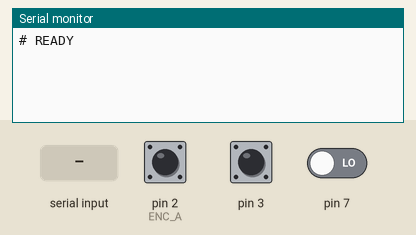
The sketch below on a simulated Arduino Uno, built with avr-gcc and run on an emulated ATmega328P. Parts: the last lines printed to the serial monitor. The test bench sets the inputs (shaded band); at power-on: pin 2 (ENC_A) HIGH, pin 3 HIGH, pin 7 LOW.

Above: at 1.3 s.
1.4 s: "s" received over Serial
At 2.6 s:
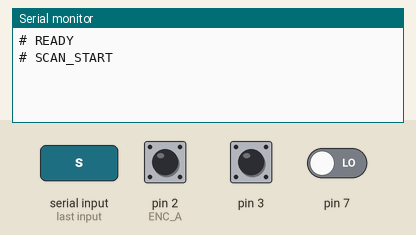
2.9 s: "h" received over Serial
At 3.8 s:
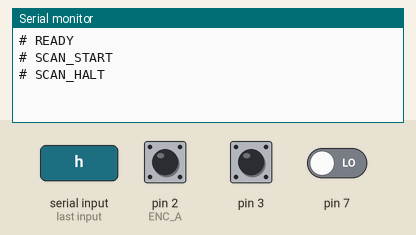
4.4 s: "z" received over Serial
At 5.0 s:
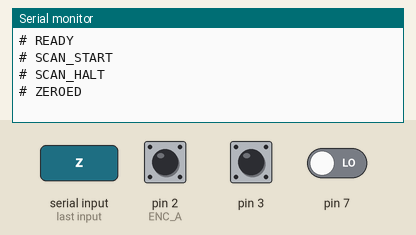
5.9 s: "p" received over Serial
At 7.3 s:
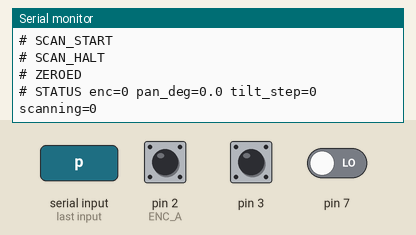

Measured:
- after the input at 1.4 s, the serial monitor: prints a new line at once (image 1)
- after the input at 2.9 s, the serial monitor: prints a new line at once (image 2)
- after the input at 4.4 s, the serial monitor: prints a new line at once (image 3)
- after the input at 5.9 s, the serial monitor: prints a new line at once (image 4)

The sketch:

HelicalScanner.ino
```cpp
#include <SoftwareSerial.h>
#include <AccelStepper.h>
#include <math.h>

//핀 배치
#define ENC_A     2     // INT0  (엔코더 A)
#define ENC_B     3     // INT1  (엔코더 B)
#define DC_IN3    4     // L298N IN3
#define DC_IN4    5     // L298N IN4
#define DC_ENB    6     // L298N ENB (PWM, Timer0)

#define TFMINI_RX 9     // Arduino RX  <- TFmini TX
#define TFMINI_TX 8     // Arduino TX  -> TFmini RX
SoftwareSerial tfSerial(TFMINI_RX, TFMINI_TX);

#define STP_IN1   10
#define STP_IN2   11
#define STP_IN3   12
#define STP_IN4   13
AccelStepper tiltStepper(AccelStepper::HALF4WIRE, STP_IN1, STP_IN3, STP_IN2, STP_IN4);

//턴테이블
const float COUNTS_PER_TABLE_REV = 1320.0f;   // 턴테이블 엔코더 한바퀴(정확히 측정해야하나 실험적으로 찾음)
const float TABLE_RPS            = 0.50f;      // 목표 회전수 [rev/s]  (안정 우선값)
const float TARGET_CPS           = COUNTS_PER_TABLE_REV * TABLE_RPS;  // 목표 속도 [counts/s]
const float DEG_PER_COUNT        = 360.0f / COUNTS_PER_TABLE_REV;

float Kp = 0.045f, Ki = 0.180f, Kd = 0.000f;
const int   PWM_MAX        = 180;
const int   PWM_MIN_KICK   = 45;               // deadband 보상: 최소 구동 PWM
const float INTEGRAL_MAX   = 4000.0f;
const int   MOTOR_DIRECTION   = 1;             // 반대로 돌면 -1
const int   ENCODER_DIRECTION = 1;             // 회전은 정방향인데 pan 이 감소하면 -1

const long  TILT_MIN_STEPS      = 0;
const long  TILT_MAX_STEPS      = 512;                  // 45° (half-step, 4096 step/rev)
const float TILT_DEG_PER_STEP   = 45.0f / (float)TILT_MAX_STEPS;
const int   TILT_DIRECTION      = 1;                    // 위/아래 반대면 -1
const float TILT_CYCLES_PER_REV = 20.0f / 23.0f;        // pan 1회전당 tilt 사이클 수 (= 위상비)
const float TILT_MAX_SPEED_SPS  = 700.0f;
const float TILT_ACCEL_SPS2     = 2500.0f;

//엔코더
static const int8_t PRECALC[16] = {  0, -1,  1,  0, 1,  0,  0, -1, -1,  0,  0,  1, 0,  1, -1,  0 };
volatile long    encoder_count = 0;
volatile uint8_t encState = 0;
static inline void encoder_interrupts() {
  uint8_t p = PIND;
  uint8_t s = (((p >> ENC_A) & 1) << 1) | ((p >> ENC_B) & 1);    // (A<<1)|B
  encoder_count += PRECALC[(encState << 2) | s];
  encState  = s;
}
ISR(INT0_vect) { encoder_interrupts(); }   // D2(A)
ISR(INT1_vect) { encoder_interrupts(); }   // D3(B)

long read_encoder_count() {
  noInterrupts();
  long c = encoder_count;
  interrupts();
  return c * ENCODER_DIRECTION;
}

//TFmini 설정
const long TF_STRENGTH_MIN = 100;    // 신뢰 가능한 최소 strength (매뉴얼 기준)
const long TF_DIST_MIN_CM  = 10;     // blind zone 하한
const long TF_DIST_MAX_CM  = 1200;   // 유효 거리 상한 (과도값/에러코드 컷)

long tfDistanceCm = 0;               // cm, 부호없이 파싱 (0..65535)
long tfStrength   = 0;               // 0..65535
bool tfValid      = false;
unsigned long tfLastUpdateMs = 0;

//스캔/제어 상태
const long SKIP_REVS = 2;            // 시작 후 무시할 회전 수 (PID 등속 정착 전 데이터 버림)
bool  scanning   = false;
bool  rawStream  = false;            // 디버그: 모터 정지 + 모든 유효 프레임 즉시 스트리밍(정지 측정)
bool  streamArmed = false;           // SKIP_REVS 회전 지나면 true -> 그때부터 스트리밍
bool  tiltAtTop  = false;
unsigned long pidPrevUs = 0;
long  pidPrevCount = 0;
float velIntegral  = 0.0f;
float prevErr      = 0.0f;

void setup() {
  Serial.begin(115200);
  tfSerial.begin(19200);      // TFmini 19200으로 설정돼 있어 포트도 19200

  //L298N
  pinMode(DC_IN3, OUTPUT);
  pinMode(DC_IN4, OUTPUT);
  pinMode(DC_ENB, OUTPUT);
  driveMotor(0);

  //엔코더 입력 + 내부 풀업
  DDRD  &= ~((1 << ENC_A) | (1 << ENC_B));
  PORTD |=  ((1 << ENC_A) | (1 << ENC_B));
  //인터럽트 INT0/INT1 -> any change
  EICRA = (EICRA & ~0x0F) | (1 << ISC00) | (1 << ISC10);  // ISCx1:x0 = 01
  EIFR  = (1 << INTF0) | (1 << INTF1);        // 대기중 플래그 클리어
  EIMSK |= (1 << INT0) | (1 << INT1);         // 인터럽트 활성화
  encState = (((PIND >> ENC_A) & 1) << 1) | ((PIND >> ENC_B) & 1);

  //스텝모터
  tiltStepper.setMaxSpeed(TILT_MAX_SPEED_SPS);
  tiltStepper.setAcceleration(TILT_ACCEL_SPS2);
  tiltStepper.setCurrentPosition(0);
  tiltStepper.disableOutputs();

  delay(100);
  while (tfSerial.available()) tfSerial.read();

  pidPrevUs = micros();
  Serial.println(F("# READY"));
}

// ============================================================
void loop() {
  handlePcCommands();

  bool gotFrame = readTfmini();                 // 항상 파싱 (프레임 누락 최소화)
  if (scanning) {
    if (!streamArmed) {                         // PID 등속 정착 전 SKIP_REVS 회전은 버림
      long c = read_encoder_count(); if (c < 0) c = -c;
      if (c >= (long)(SKIP_REVS * COUNTS_PER_TABLE_REV)) {
        streamArmed = true;
        Serial.println(F("# ARMED"));           // 정착 완료, 이제부터 스트리밍
      }
    }
    updateVelPid();                             // 턴테이블 속도 PID (~200Hz)
    updateTilt();                               // tilt (pan 종속, AccelStepper.run)
  }
}

//DC 모터 구동
void driveMotor(int pwm) {
  pwm *= MOTOR_DIRECTION;
  bool forward = (pwm >= 0);
  int mag = pwm;
  if (forward < 0) mag *= -1;
  if (mag > PWM_MAX) mag = PWM_MAX;
  if (mag > 0 && mag < PWM_MIN_KICK) mag = PWM_MIN_KICK;
  if (forward) { digitalWrite(DC_IN3, LOW);  digitalWrite(DC_IN4, HIGH); }
  else         { digitalWrite(DC_IN3, HIGH); digitalWrite(DC_IN4, LOW);  }
  analogWrite(DC_ENB, mag);
}

// ───────────────────── 턴테이블 속도 PID ───────────────────
void updateVelPid() {
  unsigned long now = micros();
  float dt = (now - pidPrevUs) * 1e-6f;
  if (dt < 0.005f) return;
  pidPrevUs = now;

  long  c   = read_encoder_count();
  float vel = (float)(c - pidPrevCount) / dt;
  pidPrevCount = c;

  float err = TARGET_CPS - vel;
  velIntegral += err * dt;
  if (velIntegral >  INTEGRAL_MAX) velIntegral =  INTEGRAL_MAX;
  if (velIntegral < -INTEGRAL_MAX) velIntegral = -INTEGRAL_MAX;
  float deriv = (err - prevErr) / dt;
  prevErr = err;

  float out = Kp * err + Ki * velIntegral + Kd * deriv;
  if (out < 0)       out = 0; // 정방향 전용
  if (out > PWM_MAX) out = PWM_MAX;
  driveMotor((int)out);
}


void updateTilt() {
  static unsigned long lastUs = 0;
  unsigned long now = micros();
  if (now - lastUs >= 3000) {
    lastUs = now;
    float panRevs = (float)read_encoder_count() / COUNTS_PER_TABLE_REV;
    float phase   = panRevs * TILT_CYCLES_PER_REV;
    phase -= floorf(phase);
    if (phase < 0.0f) phase += 1.0f;
    float frac;
    if (phase < 0.5f) {
      frac = phase * 2.0f;
    } else {
      frac = (1.0f - phase) * 2.0f;
    }
    long target = (long)(TILT_MAX_STEPS * frac) * TILT_DIRECTION;
    tiltStepper.moveTo(target);
  }
  tiltStepper.run();
}

//TFmini 9-byte 프레임 파싱
bool readTfmini() {
  static uint8_t buf[9];
  static uint8_t idx = 0;
  bool got = false;

  while (tfSerial.available()) {
    uint8_t b = tfSerial.read();
    if (idx == 0)      { if (b == 0x59) buf[idx++] = b; }
    else if (idx == 1) { if (b == 0x59) buf[idx++] = b; else idx = 0; }
    else {
      buf[idx++] = b;
      if (idx == 9) {
        idx = 0;
        uint16_t sum = 0;
        for (int i = 0; i < 8; i++) sum += buf[i];
        if ((sum & 0xFF) == buf[8]) {           // checksum 통과
          long d = (uint16_t)(buf[2] | (buf[3] << 8));   // 부호없이 0..65535
          long s = (uint16_t)(buf[4] | (buf[5] << 8));
          if (s >= TF_STRENGTH_MIN && d >= TF_DIST_MIN_CM && d <= TF_DIST_MAX_CM) {
            tfDistanceCm = d;
            tfStrength   = s;
            tfValid = true;
            tfLastUpdateMs = millis();
            got = true;
          }
        }
      }
    }
  }
  return got;
}

// ───────────────────────── PC 명령 처리 ────────────────────
void handlePcCommands() {
  while (Serial.available()) {
    char ch = Serial.read();
    switch (ch) {
      case 's': case 'S': {                     // 시작: 현재 자세를 pan0°/tilt0° 로 가정
        noInterrupts(); encoder_count = 0; interrupts();
        encState = (((PIND >> ENC_A) & 1) << 1) | ((PIND >> ENC_B) & 1);
        tiltStepper.enableOutputs();
        tiltStepper.setCurrentPosition(0);
        tiltAtTop = false;
        velIntegral = 0; prevErr = 0;
        pidPrevCount = 0; pidPrevUs = micros();
        streamArmed = false;                     // 시작 후 SKIP_REVS 회전은 다시 버림
        scanning = true;
        Serial.println(F("# SCAN_START"));
      } break;
      case 'h': case 'H': {                     // 정지 (모든 모드 OFF)
        scanning = false;
        rawStream = false;
        driveMotor(0);
        tiltStepper.disableOutputs();
        Serial.println(F("# SCAN_HALT"));
      } break;
      case 'z': case 'Z': {                     // 현재 위치를 0 으로
        noInterrupts(); encoder_count = 0; interrupts();
        encState = (((PIND >> ENC_A) & 1) << 1) | ((PIND >> ENC_B) & 1);
        tiltStepper.setCurrentPosition(0);
        tiltAtTop = false;
        Serial.println(F("# ZEROED"));
      } break;
      case 'p': case 'P': {                     // 상태 출력
        long c = read_encoder_count();
        Serial.print(F("# STATUS enc="));   Serial.print(c);
        Serial.print(F(" pan_deg="));        Serial.print(c * DEG_PER_COUNT, 1);
        Serial.print(F(" tilt_step="));      Serial.print(tiltStepper.currentPosition());
        Serial.print(F(" scanning="));       Serial.println(scanning ? 1 : 0);
      } break;
      default: break;
    }
  }
}
```
